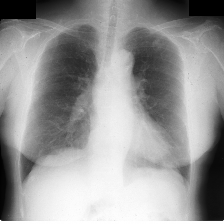
#> input picture Comparisons/Normalized Data/jsrt/cxr/JPCLN030.png, 224 x 224 px, found by its file name; its folder holds only this picture in this run
$ python Normalizedmrf.py
#> lines starting #> are read from the running program, lines starting #| are printed output that depends on the picture; after the words box and inside, x2 and y2 are one past the last pixel; in counts of white or black regions, pixels touching at a corner belong together
import cv2
import numpy as np
import matplotlib.pyplot as plt
import os

from skimage import measure, morphology
from sklearn.mixture import GaussianMixture
from scipy.ndimage import binary_fill_holes
from scipy.spatial.distance import cdist
import maxflow


# -------------------------------------------------
# METRICS
# -------------------------------------------------
def dice_score(gt, pred):
    inter = np.sum(gt * pred)
    return (2 * inter) / (np.sum(gt) + np.sum(pred) + 1e-8)


# [21 lines left out: functions jaccard_index, hausdorff95, not called in this run]


# -------------------------------------------------
# PREPROCESSING (CLAHE + Gaussian + Normalize)
# -------------------------------------------------
def read_and_preprocess(path, size=(600, 600)):
#> called with path = 'Normalized Data/jsrt/cxr/JPCLN030.png', size = (600, 600)
    img = cv2.imread(path, cv2.IMREAD_GRAYSCALE)
#> img is the input picture: shape (224, 224); min 0, max 255, mean 151.4
    if img is None:
        raise FileNotFoundError(path)

    img = cv2.resize(img, size, interpolation=cv2.INTER_AREA)
#> img: shape (600, 600)

    clahe = cv2.createCLAHE(clipLimit=2.0, tileGridSize=(8, 8))
    img = clahe.apply(img)

    img = cv2.GaussianBlur(img, (5, 5), 0)
    img = cv2.normalize(img, None, 0, 255, cv2.NORM_MINMAX)

    return img.astype(np.uint8)


# [7 lines left out: function read_mask, not called in this run]


# -------------------------------------------------
# EULER + EDGE-BASED LUNG PRIOR
# -------------------------------------------------
def euler_binary_extraction(img):
    _, binary = cv2.threshold(img, 0, 255,
                              cv2.THRESH_BINARY + cv2.THRESH_OTSU)
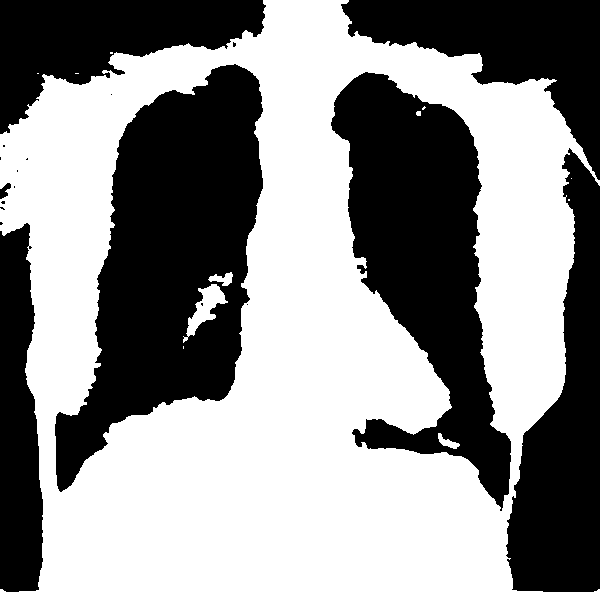
#> binary: shape (600, 600); 56% white; 19 black regions (12 under 20 px), largest, box (x1, y1, x2, y2) and area: (55, 64, 263, 492) 47260, (331, 72, 511, 511) 38614, (506, 148, 600, 592) 23248
    binary = (binary > 0).astype(np.uint8)
#> binary: shape (600, 600); values 0 (black) and 1 (white), 56% white; 19 black regions (12 under 20 px)

    labels = measure.label(binary, connectivity=2)
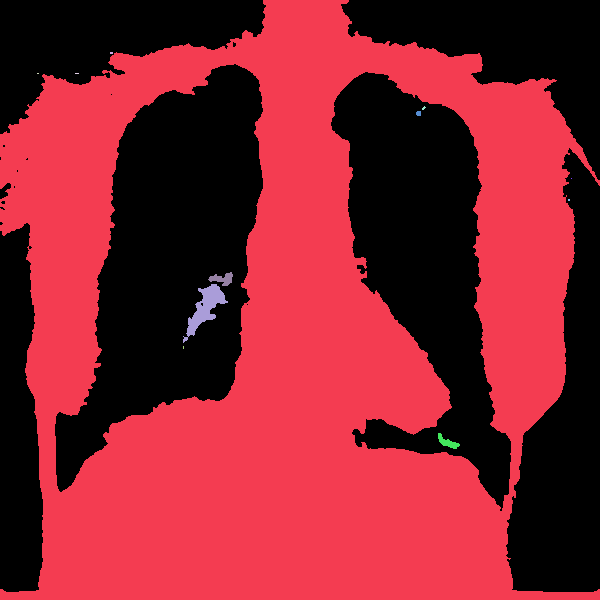
#> labels: shape (600, 600) int64; 13 distinct labels, from 0 to 12; one colour per label, 0 black
    props = measure.regionprops(labels)
#> props = 12 regions; largest, box (x1, y1, x2, y2) and area: (0, 0, 600, 600) 200342, (183, 284, 228, 343) 904, (208, 272, 233, 286) 185, (438, 433, 460, 449) 148, (416, 111, 421, 116) 23

    cleaned = np.zeros_like(binary)
    for r in props:
        if r.area > 5000 and r.euler_number <= 0:
            cleaned[labels == r.label] = 1
#> this loop made 12 passes
#> cleaned: shape (600, 600); values 0 (black) and 1 (white), 55.7% white; 18 black regions (11 under 20 px), largest, box (x1, y1, x2, y2) and area: (55, 64, 263, 492) 48357, (331, 72, 511, 511) 38794, (506, 148, 600, 592) 23253

    cleaned = morphology.binary_closing(cleaned, morphology.disk(5))
#> cleaned: shape (600, 600) bool; 56% white; 6 black regions, box (x1, y1, x2, y2) and area: (55, 64, 263, 490) 48142, (331, 72, 511, 501) 38394, (507, 154, 600, 592) 23127, (342, 0, 600, 177) 18653, (0, 0, 265, 134) 17274, (0, 227, 43, 592) 12661
    cleaned = morphology.binary_opening(cleaned, morphology.disk(3))
#> cleaned: shape (600, 600) bool; 56% white; 5 black regions, box (x1, y1, x2, y2) and area: (55, 64, 263, 490) 48191, (342, 0, 600, 592) 41914, (331, 72, 511, 501) 38445, (0, 0, 265, 134) 17312, (0, 227, 43, 592) 12665
    return cleaned.astype(np.uint8)


def get_lung_prior(img):

    euler_mask = euler_binary_extraction(img)

    edges = cv2.Canny(euler_mask * 255, 50, 150)
#> edges: shape (600, 600); 1.1% white in thin lines or dots

    kernel = cv2.getStructuringElement(cv2.MORPH_ELLIPSE, (5, 5))
    edges = cv2.dilate(edges, kernel, iterations=2)
#> edges: shape (600, 600); 10.6% white; 5 white regions, box (x1, y1, x2, y2) and area: (326, 0, 600, 596) 20100, (50, 60, 267, 494) 10514, (0, 223, 47, 596) 4057, (0, 0, 269, 138) 3216, (591, 172, 600, 188) 114
    edges = cv2.erode(edges, kernel, iterations=1)
#> edges: shape (600, 600); 5.9% white; 5 white regions, box (x1, y1, x2, y2) and area: (328, 0, 600, 594) 11346, (52, 62, 265, 492) 5874, (0, 225, 45, 594) 2261, (0, 0, 267, 136) 1808, (593, 174, 600, 186) 67

    filled = binary_fill_holes(edges > 0).astype(np.uint8)
#> filled: shape (600, 600); values 0 (black) and 1 (white), 28.3% white; 5 white regions

    labels = measure.label(filled, connectivity=2)
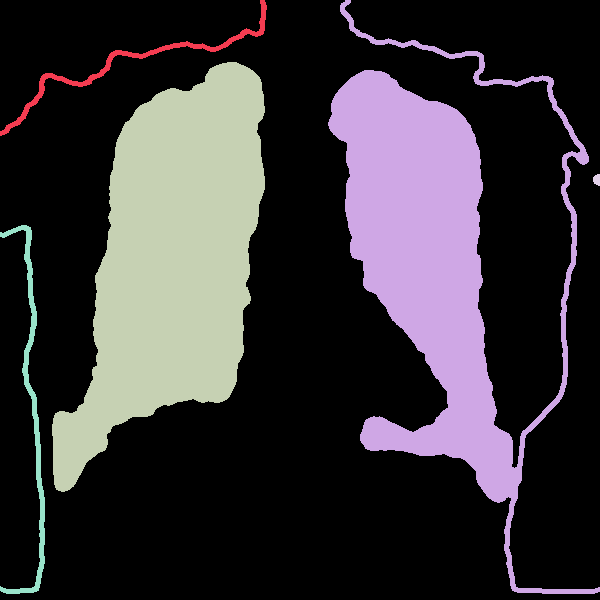
#> labels: shape (600, 600) int64; 6 distinct labels, from 0 to 5; one colour per label, 0 black
    props = sorted(measure.regionprops(labels), key=lambda x: x.area, reverse=True)
#> props = 5 regions; box (x1, y1, x2, y2) and area: (52, 62, 265, 492) 51148, (328, 0, 600, 594) 46640, (0, 225, 45, 594) 2261, (0, 0, 267, 136) 1808, (593, 174, 600, 186) 67

    lung_mask = np.zeros_like(filled)
    for r in props[:2]:
        lung_mask[labels == r.label] = 1
#> this loop made 2 passes
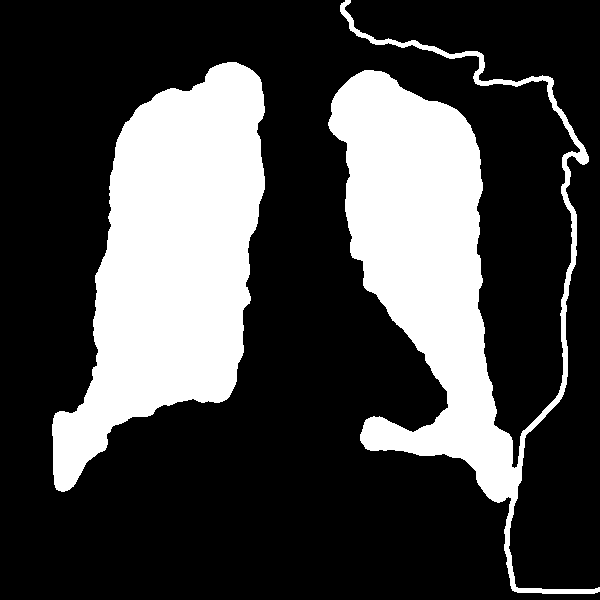
#> lung_mask: shape (600, 600); values 0 (black) and 1 (white), 27.2% white; 2 white regions, box (x1, y1, x2, y2) and area: (52, 62, 265, 492) 51148, (328, 0, 600, 594) 46640

    lung_mask = morphology.binary_closing(lung_mask, morphology.disk(10))
#> lung_mask: shape (600, 600) bool; 27.6% white; 2 white regions, box (x1, y1, x2, y2) and area: (52, 62, 265, 492) 51276, (328, 0, 600, 600) 48097
    lung_mask = morphology.binary_opening(lung_mask, morphology.disk(5))
#> lung_mask: shape (600, 600) bool; 26.5% white; 5 white regions, box (x1, y1, x2, y2) and area: (52, 62, 265, 492) 51265, (328, 70, 526, 509) 42513, (515, 586, 600, 600) 962, (562, 141, 589, 172) 513, (473, 68, 490, 86) 210

    return lung_mask.astype(np.uint8)


# -------------------------------------------------
# MRF SEGMENTATION (using lung prior)
# -------------------------------------------------
def mrf_lung_segmentation(img, lambda_smooth=20):

    lung_prior = get_lung_prior(img)

    if np.sum(lung_prior) < 10000:
        lung_prior = np.ones_like(img)

    clahe = cv2.createCLAHE(clipLimit=2.5, tileGridSize=(8, 8))
    enh = clahe.apply(img)
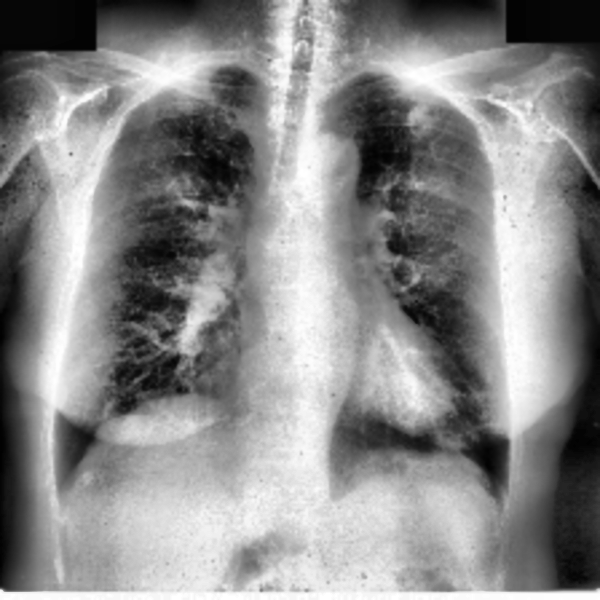
#> enh: shape (600, 600); min 1, max 255, mean 137.5
    enh_norm = enh.astype(np.float32) / 255.0

    lung_pixels = enh_norm[lung_prior == 1].reshape(-1, 1)
    if len(lung_pixels) < 1000:
        lung_pixels = enh_norm.reshape(-1, 1)

    gmm = GaussianMixture(n_components=2)
    gmm.fit(lung_pixels)

    means = gmm.means_.flatten()
    lung_label = np.argmin(means)
    bg_label = 1 - lung_label

    h, w = img.shape
    probs = gmm.predict_proba(enh_norm.reshape(-1, 1)).reshape(h, w, 2)

    data_lung = -np.log(probs[:, :, lung_label] + 1e-8)
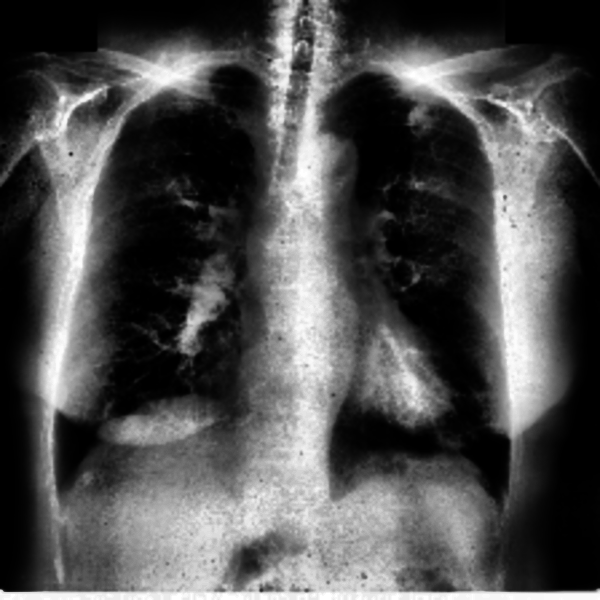
#> data_lung: shape (600, 600) float64; min 0.147, max 14.67, mean 4.7; drawn with min black and max white
    data_bg = -np.log(probs[:, :, bg_label] + 1e-8)
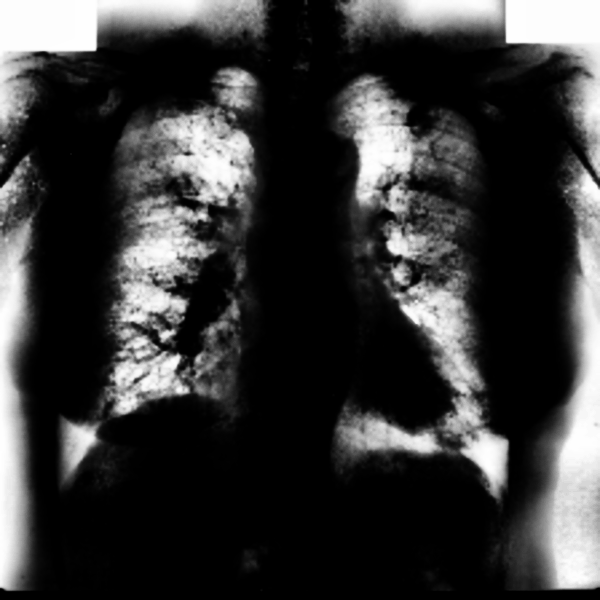
#> data_bg: shape (600, 600) float64; min 4.05e-07, max 1.99, mean 0.443; drawn with min black and max white

    g = maxflow.Graph[float]()
    nodes = g.add_grid_nodes((h, w))
    g.add_grid_tedges(nodes, data_lung, data_bg)
    g.add_grid_edges(nodes, lambda_smooth)
    g.maxflow()

    seg = (~g.get_grid_segments(nodes)).astype(np.uint8)

    seg = seg * lung_prior

    # -------------------------------------------------
    # POST-PROCESSING (holes + smoothing + fill + 2 lungs)
    # -------------------------------------------------

    labels = measure.label(seg, connectivity=2)
    props = sorted(measure.regionprops(labels), key=lambda r: r.area, reverse=True)

    final = np.zeros_like(seg)
    for r in props[:2]:
        final[labels == r.label] = 1

    final = morphology.remove_small_holes(final.astype(bool), area_threshold=8000)
    final = final.astype(np.uint8)

    final = morphology.binary_closing(final, morphology.disk(25))
    final = morphology.binary_opening(final, morphology.disk(10))

    labels = measure.label(final, connectivity=2)
    props = sorted(measure.regionprops(labels), key=lambda r: r.area, reverse=True)

    clean = np.zeros_like(final)
    for r in props[:2]:
        clean[labels == r.label] = 1

    final = clean

    final = morphology.binary_closing(final, morphology.disk(8))

    # -------------------------------------------------
    # NEW: FULL REGION FILLING — SOLID LUNGS
    # -------------------------------------------------
    final = binary_fill_holes(final).astype(np.uint8)

    # Keep only top 2 again (safety)
    labels = measure.label(final, connectivity=2)
    props = sorted(measure.regionprops(labels), key=lambda r: r.area, reverse=True)

    clean2 = np.zeros_like(final)
    for r in props[:2]:
        clean2[labels == r.label] = 1

    final = clean2

    return final.astype(np.uint8)


# -------------------------------------------------
# VISUALIZATION
# -------------------------------------------------
# [21 lines left out: functions save_with_gt, save_without_gt, not called in this run]


# -------------------------------------------------
# DATASET PROCESSOR
# -------------------------------------------------
def process_dataset(dataset_name, images_path, masks_path=None):

    print(f"\n=== Processing {dataset_name} ===")

    base_dir = os.path.join("outputs_normal_mrf", dataset_name)
    masks_dir = os.path.join(base_dir, "masks")
    results_dir = os.path.join(base_dir, "results")

    os.makedirs(base_dir, exist_ok=True)
    os.makedirs(masks_dir, exist_ok=True)
    os.makedirs(results_dir, exist_ok=True)

    print("Saving to:", os.path.abspath(base_dir))

    metrics_file = open(os.path.join(base_dir, "metrics.txt"), "w")
    metrics_file.write(f"=== METRICS FOR {dataset_name} ===\n\n")

    dice_vals, jacc_vals, hd_vals = [], [], []

    img_files = sorted(f for f in os.listdir(images_path)
                       if f.lower().endswith((".png", ".jpg", ".jpeg")))

    for fname in img_files:
        img = read_and_preprocess(os.path.join(images_path, fname))
        pred_mask = mrf_lung_segmentation(img)

        plt.imsave(os.path.join(masks_dir, fname), pred_mask, cmap="gray")

        viz_path = os.path.join(results_dir, f"{fname}_MRF.png")

        if masks_path is None:
            save_without_gt(img, pred_mask, viz_path)
            metrics_file.write(f"{fname}: NO GT\n")
            continue

        gt = read_mask(os.path.join(masks_path, fname))
        save_with_gt(img, gt, pred_mask, viz_path)

        dsc = dice_score(gt, pred_mask)
        jacc = jaccard_index(gt, pred_mask)
        hd95v = hausdorff95(gt, pred_mask)

        dice_vals.append(dsc)
        jacc_vals.append(jacc)
        hd_vals.append(hd95v)

        metrics_file.write(f"{fname}: DSC={dsc:.4f}, IoU={jacc:.4f}, HD95={hd95v:.2f}\n")

    if masks_path:
        metrics_file.write("\n--- AVERAGES ---\n")
        metrics_file.write(f"Mean DSC: {np.nanmean(dice_vals):.4f}\n")
        metrics_file.write(f"Mean IoU: {np.nanmean(jacc_vals):.4f}\n")
        metrics_file.write(f"Mean HD95: {np.nanmean(hd_vals):.2f}\n")

    metrics_file.close()
    print(f"[DONE] Saved all results in: {base_dir}")


# -------------------------------------------------
# RUN DATASETS
# -------------------------------------------------
process_dataset("jsrt", "Normalized Data/jsrt/cxr", "Normalized Data/jsrt/masks")
#> (the call stopped at in mrf_lung_segmentation, `g = maxflow.Graph[float]()`: maxflow is not available in this run)
process_dataset("synth", "Normalized Data/synth/cxr", None)
#> the loop in euler_binary_extraction (call 2), `for r in props:` made 12 passes
#> the loop in get_lung_prior (call 2), `for r in props[:2]:` made 2 passes
#> (the call stopped at in mrf_lung_segmentation, `g = maxflow.Graph[float]()`: maxflow is not available in this run)

$ run again, on Comparisons/Normalized Data/jsrt/cxr/JPCLN088.png
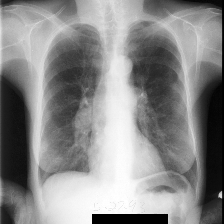
#> input picture Comparisons/Normalized Data/jsrt/cxr/JPCLN088.png, 224 x 224 px, found by its file name
#> in read_and_preprocess, img is the input picture: shape (224, 224); min 0, max 255, mean 137.1
#> in euler_binary_extraction, `props = measure.regionprops(labels)`: props = 19 regions; largest, box (x1, y1, x2, y2) and area: (0, 0, 594, 600) 184761, (0, 471, 91, 600) 4593, (538, 571, 576, 600) 500, (183, 375, 211, 408) 281, (219, 262, 237, 281) 204
#> the loop in euler_binary_extraction, `for r in props:` made 19 passes
#> filled: shape (600, 600); values 0 (black) and 1 (white), 29.4% white; 7 white regions
#> in get_lung_prior, `labels = measure.label(filled, connectivity=2)`:
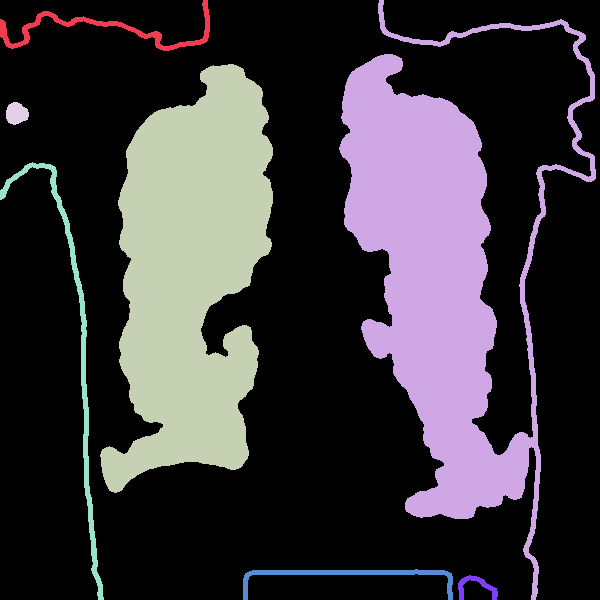
#> labels: shape (600, 600) int64; 8 distinct labels, from 0 to 7; one colour per label, 0 black
#> in get_lung_prior, `props = sorted(measure.regionprops(labels), key=lambda x: x.area, reve..`: props = 7 regions; box (x1, y1, x2, y2) and area: (339, 0, 596, 600) 51883, (100, 64, 273, 493) 47795, (0, 162, 104, 600) 2666, (0, 0, 210, 51) 1594, (243, 569, 453, 600) 1273, (6, 102, 29, 125) 398, (458, 575, 498, 600) 340
#> the loop in get_lung_prior, `for r in props[:2]:` made 2 passes
#> in mrf_lung_segmentation, `data_bg = -np.log(probs[:, :, bg_label] + 1e-8)`:
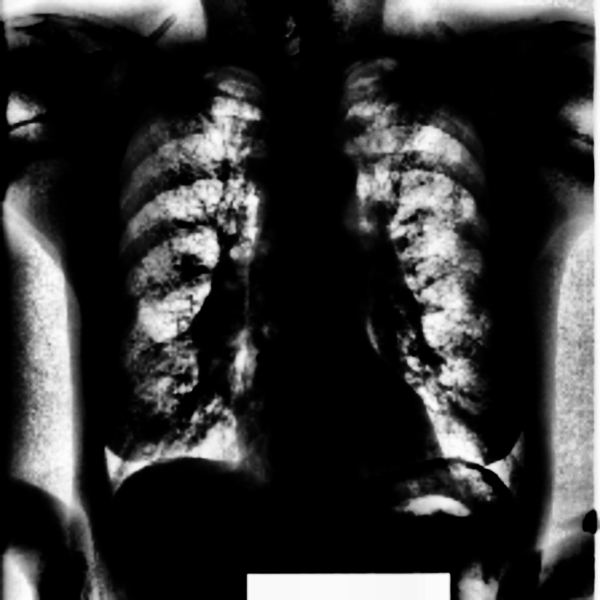
#> data_bg: shape (600, 600) float64; min -3.78e-09, max 2.99, mean 0.61; drawn with min black and max white
#> the loop in euler_binary_extraction (call 2), `for r in props:` made 19 passes
#> the loop in get_lung_prior (call 2), `for r in props[:2]:` made 2 passes

$ run again, on Comparisons/Normalized Data/jsrt/cxr/JPCLN098.png
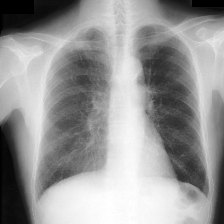
#> input picture Comparisons/Normalized Data/jsrt/cxr/JPCLN098.png, 224 x 224 px, found by its file name
#> in read_and_preprocess, img is the input picture: shape (224, 224); min 0, max 255, mean 151
#> in euler_binary_extraction, `props = measure.regionprops(labels)`: props = 25 regions; largest, box (x1, y1, x2, y2) and area: (0, 0, 600, 600) 204336, (234, 314, 271, 350) 573, (177, 402, 203, 434) 263, (230, 361, 257, 398) 244, (174, 358, 185, 367) 60
#> the loop in euler_binary_extraction, `for r in props:` made 25 passes
#> filled: shape (600, 600); values 0 (black) and 1 (white), 30.1% white; 7 white regions
#> in get_lung_prior, `labels = measure.label(filled, connectivity=2)`:
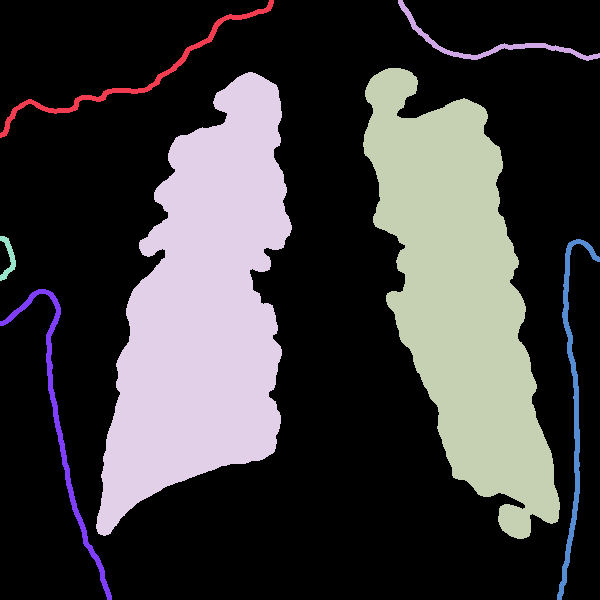
#> labels: shape (600, 600) int64; 8 distinct labels, from 0 to 7; one colour per label, 0 black
#> in get_lung_prior, `props = sorted(measure.regionprops(labels), key=lambda x: x.area, reve..`: props = 7 regions; box (x1, y1, x2, y2) and area: (96, 72, 292, 536) 53021, (363, 68, 560, 539) 48075, (557, 239, 600, 600) 2085, (0, 289, 112, 600) 2041, (0, 0, 274, 138) 1744, (398, 0, 600, 61) 1153, (0, 236, 16, 281) 283
#> the loop in get_lung_prior, `for r in props[:2]:` made 2 passes
#> in mrf_lung_segmentation, `data_bg = -np.log(probs[:, :, bg_label] + 1e-8)`:
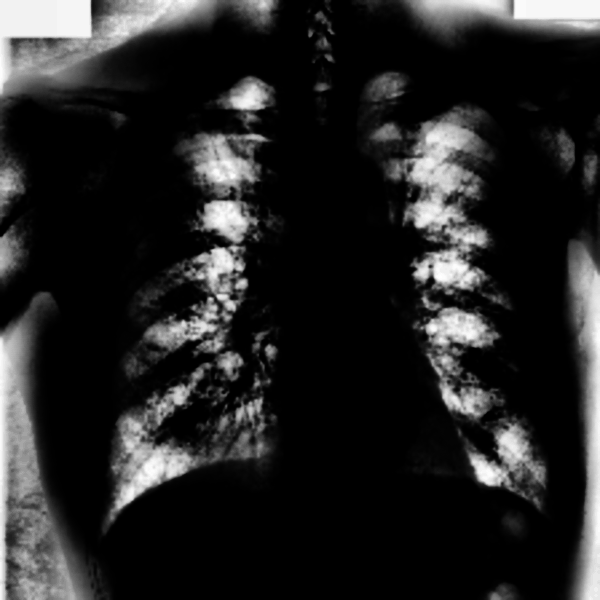
#> data_bg: shape (600, 600) float64; min 1.11e-07, max 5.51, mean 0.802; drawn with min black and max white
#> the loop in euler_binary_extraction (call 2), `for r in props:` made 25 passes
#> the loop in get_lung_prior (call 2), `for r in props[:2]:` made 2 passes
